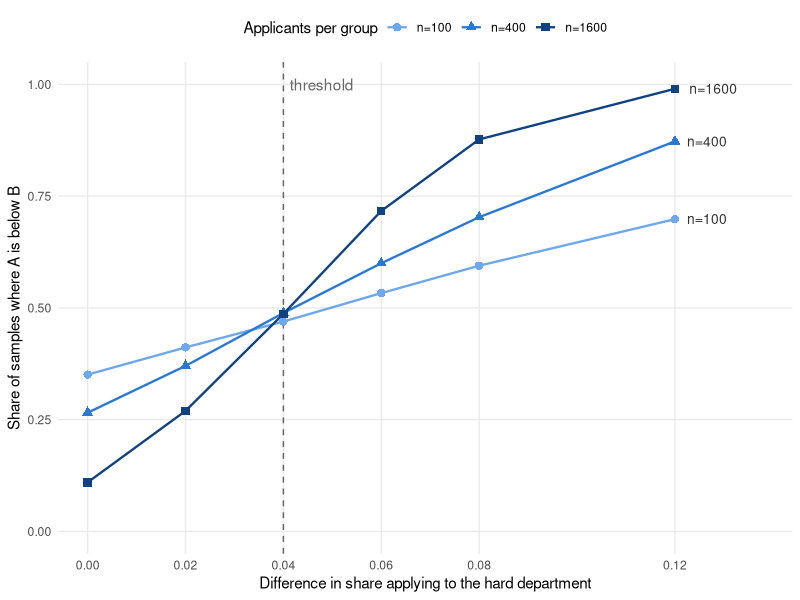

Write R code to recreate this figure.
## ---- chunk 1
knitr::opts_chunk$set(
  fig.align = "center",
  out.width = "100%",
  tidy = "styler",
  warning = FALSE,
  message = FALSE
)
## ---- chunk 2
adm  <- UCBAdmissions["Admitted", , ]            # admitted, by gender x department
tot  <- apply(UCBAdmissions, c(2, 3), sum)       # all applicants, by gender x department
rate <- adm / tot                                # admission rate, by gender x department

overall <- rowSums(adm) / rowSums(tot)
round(100 * overall, 1)
## ---- chunk 3
round(100 * rate, 1)
tot
## ---- chunk 4
round(100 * prop.table(tot, 1)[, "A"], 1)     # share of each gender's applicants who applied to A
## ---- chunk 5
round(100 * c(Men   = weighted.mean(rate["Male", ],   tot["Male", ]),
              Women = weighted.mean(rate["Female", ], tot["Female", ])), 1)
## ---- chunk 6
wm <- function(w) c(Men   = weighted.mean(rate["Male", ],   w),
                    Women = weighted.mean(rate["Female", ], w))

mixes <- rbind("Own mix (observed)" = c(weighted.mean(rate["Male", ],   tot["Male", ]),
                                        weighted.mean(rate["Female", ], tot["Female", ])),
               "Men's mix"          = wm(tot["Male", ]),
               "Women's mix"        = wm(tot["Female", ]),
               "Combined mix"       = wm(colSums(tot)),
               "Equal weights"      = wm(rep(1, 6)))
colnames(mixes) <- c("Men", "Women")

data.frame(round(100 * mixes, 1),
           Gap = round(100 * (mixes[, "Women"] - mixes[, "Men"]), 1))
## ---- chunk 7
w5 <- colSums(tot)[2:6]
round(100 * c(Men   = weighted.mean(rate["Male", 2:6],   w5),
              Women = weighted.mean(rate["Female", 2:6], w5)), 1)
## ---- chunk 8
easy <- c(A = 0.72, B = 0.70)
hard <- c(A = 0.22, B = 0.20)
pB   <- 0.10                                  # share of group B applying to the hard department
gap  <- unname(easy["A"] - hard["A"])         # 0.50 (same for both groups)
threshold <- 0.02 / gap
c(threshold = threshold, flip_when_pA_above = pB + threshold)
## ---- chunk 9
set.seed(2026)                                # for reproducible results

sim_flip <- function(n, delta, reps = 10000) {
  pA <- pB + delta
  hA <- rbinom(reps, n, pA)                   # group A applicants to the hard department
  hB <- rbinom(reps, n, pB)
  aA <- rbinom(reps, hA, hard["A"]) + rbinom(reps, n - hA, easy["A"])   # admitted from A
  aB <- rbinom(reps, hB, hard["B"]) + rbinom(reps, n - hB, easy["B"])
  mean(aA < aB)                               # share of samples where A is below B
}

deltas <- c(0, 0.02, 0.04, 0.06, 0.08, 0.12)  # p_A - p_B
ns     <- c(100, 400, 1600)                   # applicants per group

res <- sapply(ns, function(n) sapply(deltas, function(dl) sim_flip(n, dl)))
dimnames(res) <- list(paste0("delta=", deltas), paste0("n=", ns))
round(res, 3)
## ---- chunk 10
library(ggplot2)

res_long <- data.frame(
  delta = rep(deltas, times = ncol(res)),
  n     = factor(rep(colnames(res), each = nrow(res)), levels = colnames(res)),
  share = as.vector(res)
)

ggplot(res_long, aes(x = delta, y = share, colour = n, shape = n)) +
  geom_vline(xintercept = threshold, linetype = "dashed", colour = "grey40") +
  annotate("text", x = threshold, y = 1, label = "threshold",
           hjust = -0.1, colour = "grey40") +
  geom_line(linewidth = 0.8) +
  geom_point(size = 2.5) +
  geom_text(data = subset(res_long, delta == max(delta)), aes(label = n),
            hjust = -0.3, size = 3.5, colour = "grey20", show.legend = FALSE) +
  scale_colour_manual(values = c("#6da7ec", "#2a78d6", "#104281")) +
  scale_x_continuous(breaks = deltas, expand = expansion(mult = c(0.05, 0.2))) +
  ylim(0, 1) +
  labs(x = "Difference in share applying to the hard department",
       y = "Share of samples where A is below B",
       colour = "Applicants per group", shape = "Applicants per group") +
  theme_minimal() +
  theme(legend.position = "top", panel.grid.minor = element_blank())
